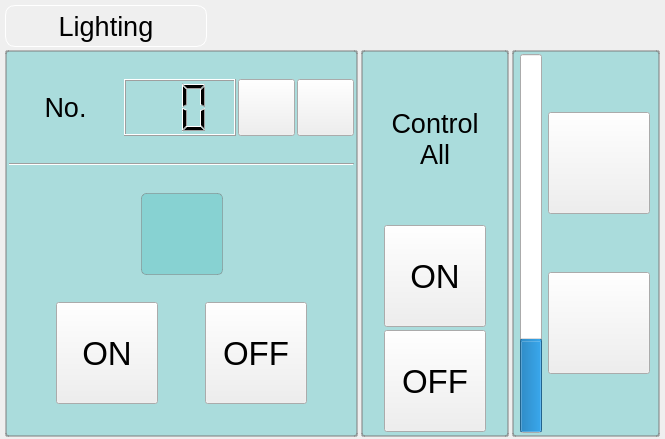
<?xml version="1.0" encoding="UTF-8"?>
<ui version="4.0">
 <class>LightControlPage</class>
 <widget class="QWidget" name="LightControlPage">
  <property name="geometry">
   <rect>
    <x>0</x>
    <y>0</y>
    <width>665</width>
    <height>439</height>
   </rect>
  </property>
  <property name="sizePolicy">
   <sizepolicy hsizetype="Preferred" vsizetype="MinimumExpanding">
    <horstretch>0</horstretch>
    <verstretch>0</verstretch>
   </sizepolicy>
  </property>
  <property name="styleSheet">
   <string notr="true">QLabel#titleLabel {
	padding-width-left:5px;
	padding-width-right:5px;
	border: 1px solid white;
	border-radius: 10px;
	min-width: 200px;
	min-height: 40px;
}

QFrame#frame_1,#frame_2,#frame_3  {
	border: 2px solid rgb(125, 125, 125, 50%);
	border-radius: 3px;
	background-color:rgb(100, 200, 200, 50%);
}

QPushButton#lightUpButton, #lightDownButton, #lightOnButton, #lightOffButton, #allOnButton, #allOffButton {
	min-width: 100px;
	min-height: 100px;
	max-width: 100px;
	max-height: 100px;
	border-image: url(:/Hac/round-button.png);
}

QPushButton#numUpButton, #numDownButton {
	min-width: 55px;
	min-height: 55px;
	max-width: 55px;
	max-height: 55px;
	border-image: url(:/Hac/round-button-small.png);
}

QPushButton#numUpButton {
	image: url(:/Hac/up-arrow-black.png);
}
QPushButton#numUpButton:pressed {
	image: url(:/Hac/up-arrow-red.png);
}
QPushButton#numDownButton {
	image: url(:/Hac/down-arrow-black.png);
}
QPushButton#numDownButton:pressed {
	image: url(:/Hac/down-arrow-red.png);
}

QPushButton#lightUpButton {
	image: url(:/Hac/up-arrow-black.png);
}
QPushButton#lightUpButton:pressed {
	image: url(:/Hac/up-arrow-red.png);
}
QPushButton#lightDownButton {
	image: url(:/Hac/down-arrow-black.png);
}
QPushButton#lightDownButton:pressed {
	image: url(:/Hac/down-arrow-red.png);
}


QLabel#lightPixmapLabel {
	min-width: 80px;
	min-height: 80px;
	max-width: 80px;
	max-height: 80px;

	border: 1px solid rgb(125, 125, 125, 50%);
	border-radius: 5px;
	background-color:rgb(100, 200, 200, 50%);
}

QSpinBox {
	margin: 1px;
	selection-background-color: transparent;
	text: black;
	selection-color: black;
	font: normal 15px;
	border: 1px solid black;
	padding-width-right: 40px;
}

QSpinBox::up-button {
	subcontrol-origin: border;
    subcontrol-position: right center;
	width: 20px;
	height: 20px;
}

QSpinBox:up-arrow {
     image: url(:/Hac/up-arrow-black.png);
     width: 20px;
     height: 20px;
}
QSpinBox::up-arrow:pressed {
     image: url(:/Hac/up-arrow-red.png);
}


QSpinBox::down-button {
    subcontrol-origin: border;
    subcontrol-position: right center;
	left: -20px;
	width: 20px;
	height: 20px;
}

QSpinBox::down-arrow {
     image: url(:/Hac/down-arrow-black.png);
     width: 20px;
     height: 20px;
}
QSpinBox::down-arrow:pressed {
     image: url(:/Hac/down-arrow-red.png);
}


</string>
  </property>
  <layout class="QGridLayout" name="gridLayout_4">
   <property name="leftMargin">
    <number>5</number>
   </property>
   <property name="topMargin">
    <number>5</number>
   </property>
   <property name="rightMargin">
    <number>5</number>
   </property>
   <property name="bottomMargin">
    <number>2</number>
   </property>
   <property name="spacing">
    <number>3</number>
   </property>
   <item row="0" column="0">
    <widget class="QLabel" name="titleLabel">
     <property name="font">
      <font>
       <pointsize>20</pointsize>
      </font>
     </property>
     <property name="text">
      <string>Lighting</string>
     </property>
     <property name="alignment">
      <set>Qt::AlignCenter</set>
     </property>
    </widget>
   </item>
   <item row="0" column="1" colspan="3">
    <spacer name="horizontalSpacer">
     <property name="orientation">
      <enum>Qt::Horizontal</enum>
     </property>
     <property name="sizeHint" stdset="0">
      <size>
       <width>91</width>
       <height>23</height>
      </size>
     </property>
    </spacer>
   </item>
   <item row="1" column="0" colspan="2">
    <widget class="QFrame" name="frame_1">
     <property name="sizePolicy">
      <sizepolicy hsizetype="Preferred" vsizetype="MinimumExpanding">
       <horstretch>0</horstretch>
       <verstretch>0</verstretch>
      </sizepolicy>
     </property>
     <property name="frameShape">
      <enum>QFrame::StyledPanel</enum>
     </property>
     <property name="frameShadow">
      <enum>QFrame::Plain</enum>
     </property>
     <layout class="QVBoxLayout" name="verticalLayout_2">
      <property name="spacing">
       <number>2</number>
      </property>
      <property name="margin">
       <number>2</number>
      </property>
      <item>
       <layout class="QHBoxLayout" name="horizontalLayout_5">
        <property name="spacing">
         <number>2</number>
        </property>
        <item>
         <widget class="QLabel" name="label_2">
          <property name="font">
           <font>
            <pointsize>20</pointsize>
           </font>
          </property>
          <property name="text">
           <string>No.</string>
          </property>
          <property name="alignment">
           <set>Qt::AlignCenter</set>
          </property>
         </widget>
        </item>
        <item>
         <widget class="QLCDNumber" name="lcdNumber">
          <property name="font">
           <font>
            <pointsize>25</pointsize>
           </font>
          </property>
          <property name="smallDecimalPoint">
           <bool>false</bool>
          </property>
          <property name="numDigits">
           <number>2</number>
          </property>
         </widget>
        </item>
        <item>
         <layout class="QHBoxLayout" name="horizontalLayout">
          <property name="spacing">
           <number>2</number>
          </property>
          <item>
           <widget class="QPushButton" name="numDownButton">
            <property name="autoRepeat">
             <bool>true</bool>
            </property>
           </widget>
          </item>
          <item>
           <widget class="QPushButton" name="numUpButton">
            <property name="autoRepeat">
             <bool>true</bool>
            </property>
           </widget>
          </item>
         </layout>
        </item>
       </layout>
      </item>
      <item>
       <widget class="Line" name="line">
        <property name="orientation">
         <enum>Qt::Horizontal</enum>
        </property>
       </widget>
      </item>
      <item>
       <layout class="QHBoxLayout" name="horizontalLayout_3">
        <item>
         <spacer name="horizontalSpacer_2">
          <property name="orientation">
           <enum>Qt::Horizontal</enum>
          </property>
          <property name="sizeHint" stdset="0">
           <size>
            <width>0</width>
            <height>0</height>
           </size>
          </property>
         </spacer>
        </item>
        <item>
         <widget class="QLabel" name="lightPixmapLabel">
          <property name="scaledContents">
           <bool>true</bool>
          </property>
          <property name="alignment">
           <set>Qt::AlignCenter</set>
          </property>
         </widget>
        </item>
        <item>
         <spacer name="horizontalSpacer_3">
          <property name="orientation">
           <enum>Qt::Horizontal</enum>
          </property>
          <property name="sizeHint" stdset="0">
           <size>
            <width>0</width>
            <height>0</height>
           </size>
          </property>
         </spacer>
        </item>
       </layout>
      </item>
      <item>
       <layout class="QHBoxLayout" name="horizontalLayout_2">
        <property name="spacing">
         <number>0</number>
        </property>
        <item>
         <widget class="QPushButton" name="lightOnButton">
          <property name="font">
           <font>
            <pointsize>25</pointsize>
           </font>
          </property>
          <property name="text">
           <string>ON</string>
          </property>
         </widget>
        </item>
        <item>
         <widget class="QPushButton" name="lightOffButton">
          <property name="font">
           <font>
            <pointsize>25</pointsize>
           </font>
          </property>
          <property name="text">
           <string>OFF</string>
          </property>
         </widget>
        </item>
       </layout>
      </item>
     </layout>
    </widget>
   </item>
   <item row="1" column="2">
    <widget class="QFrame" name="frame_2">
     <property name="sizePolicy">
      <sizepolicy hsizetype="Preferred" vsizetype="MinimumExpanding">
       <horstretch>0</horstretch>
       <verstretch>0</verstretch>
      </sizepolicy>
     </property>
     <property name="frameShape">
      <enum>QFrame::Panel</enum>
     </property>
     <property name="frameShadow">
      <enum>QFrame::Plain</enum>
     </property>
     <layout class="QGridLayout" name="gridLayout">
      <property name="margin">
       <number>3</number>
      </property>
      <property name="spacing">
       <number>3</number>
      </property>
      <item row="0" column="0">
       <widget class="QLabel" name="label_4">
        <property name="font">
         <font>
          <pointsize>20</pointsize>
         </font>
        </property>
        <property name="text">
         <string>Control
All</string>
        </property>
        <property name="alignment">
         <set>Qt::AlignCenter</set>
        </property>
       </widget>
      </item>
      <item row="1" column="0">
       <widget class="QPushButton" name="allOnButton">
        <property name="font">
         <font>
          <pointsize>25</pointsize>
         </font>
        </property>
        <property name="text">
         <string>ON</string>
        </property>
       </widget>
      </item>
      <item row="2" column="0">
       <widget class="QPushButton" name="allOffButton">
        <property name="font">
         <font>
          <pointsize>25</pointsize>
         </font>
        </property>
        <property name="text">
         <string>OFF</string>
        </property>
       </widget>
      </item>
     </layout>
    </widget>
   </item>
   <item row="1" column="3">
    <widget class="QFrame" name="frame_3">
     <property name="frameShape">
      <enum>QFrame::Box</enum>
     </property>
     <property name="frameShadow">
      <enum>QFrame::Plain</enum>
     </property>
     <layout class="QHBoxLayout" name="horizontalLayout_4">
      <property name="spacing">
       <number>2</number>
      </property>
      <property name="margin">
       <number>2</number>
      </property>
      <item>
       <widget class="QProgressBar" name="lightProgressBar">
        <property name="value">
         <number>24</number>
        </property>
        <property name="textVisible">
         <bool>false</bool>
        </property>
        <property name="orientation">
         <enum>Qt::Vertical</enum>
        </property>
       </widget>
      </item>
      <item>
       <layout class="QVBoxLayout" name="verticalLayout">
        <property name="spacing">
         <number>0</number>
        </property>
        <item>
         <widget class="QPushButton" name="lightUpButton">
          <property name="autoRepeat">
           <bool>true</bool>
          </property>
         </widget>
        </item>
        <item>
         <widget class="QPushButton" name="lightDownButton">
          <property name="autoRepeat">
           <bool>true</bool>
          </property>
         </widget>
        </item>
       </layout>
      </item>
     </layout>
    </widget>
   </item>
  </layout>
 </widget>
 <resources>
  <include location="../res/hac.qrc"/>
 </resources>
 <connections/>
</ui>
